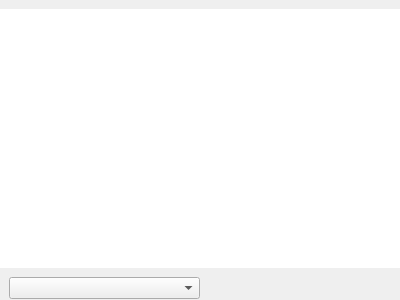
<?xml version="1.0" encoding="UTF-8"?>
<ui version="4.0">
 <class>ExperimentDesigner</class>
 <widget class="QDockWidget" name="ExperimentDesigner">
  <property name="geometry">
   <rect>
    <x>0</x>
    <y>0</y>
    <width>400</width>
    <height>300</height>
   </rect>
  </property>
  <property name="styleSheet">
   <string notr="true"/>
  </property>
  <property name="features">
   <set>QDockWidget::DockWidgetFloatable|QDockWidget::DockWidgetMovable</set>
  </property>
  <property name="windowTitle">
   <string>Experiment Designer</string>
  </property>
  <widget class="QWidget" name="expDesignerContents">
   <layout class="QVBoxLayout" name="verticalLayout">
    <property name="leftMargin">
     <number>0</number>
    </property>
    <property name="rightMargin">
     <number>0</number>
    </property>
    <property name="bottomMargin">
     <number>0</number>
    </property>
    <item>
     <widget class="QTreeWidget" name="treeWidget">
      <property name="sizePolicy">
       <sizepolicy hsizetype="MinimumExpanding" vsizetype="Expanding">
        <horstretch>0</horstretch>
        <verstretch>0</verstretch>
       </sizepolicy>
      </property>
      <property name="frameShape">
       <enum>QFrame::NoFrame</enum>
      </property>
      <property name="horizontalScrollBarPolicy">
       <enum>Qt::ScrollBarAlwaysOff</enum>
      </property>
      <property name="editTriggers">
       <set>QAbstractItemView::NoEditTriggers</set>
      </property>
      <property name="selectionMode">
       <enum>QAbstractItemView::NoSelection</enum>
      </property>
      <property name="indentation">
       <number>8</number>
      </property>
      <property name="animated">
       <bool>true</bool>
      </property>
      <attribute name="headerVisible">
       <bool>false</bool>
      </attribute>
      <attribute name="headerDefaultSectionSize">
       <number>120</number>
      </attribute>
      <column>
       <property name="text">
        <string/>
       </property>
      </column>
      <column>
       <property name="text">
        <string/>
       </property>
      </column>
     </widget>
    </item>
    <item>
     <widget class="QWidget" name="widget" native="true">
      <layout class="QHBoxLayout" name="horizontalLayout_2">
       <property name="topMargin">
        <number>3</number>
       </property>
       <property name="bottomMargin">
        <number>1</number>
       </property>
       <item>
        <widget class="QComboBox" name="cbWidgets">
         <property name="sizePolicy">
          <sizepolicy hsizetype="MinimumExpanding" vsizetype="Fixed">
           <horstretch>0</horstretch>
           <verstretch>0</verstretch>
          </sizepolicy>
         </property>
        </widget>
       </item>
       <item>
        <spacer name="horizontalSpacer">
         <property name="orientation">
          <enum>Qt::Horizontal</enum>
         </property>
         <property name="sizeHint" stdset="0">
          <size>
           <width>40</width>
           <height>20</height>
          </size>
         </property>
        </spacer>
       </item>
      </layout>
     </widget>
    </item>
   </layout>
  </widget>
 </widget>
 <resources/>
 <connections/>
</ui>
